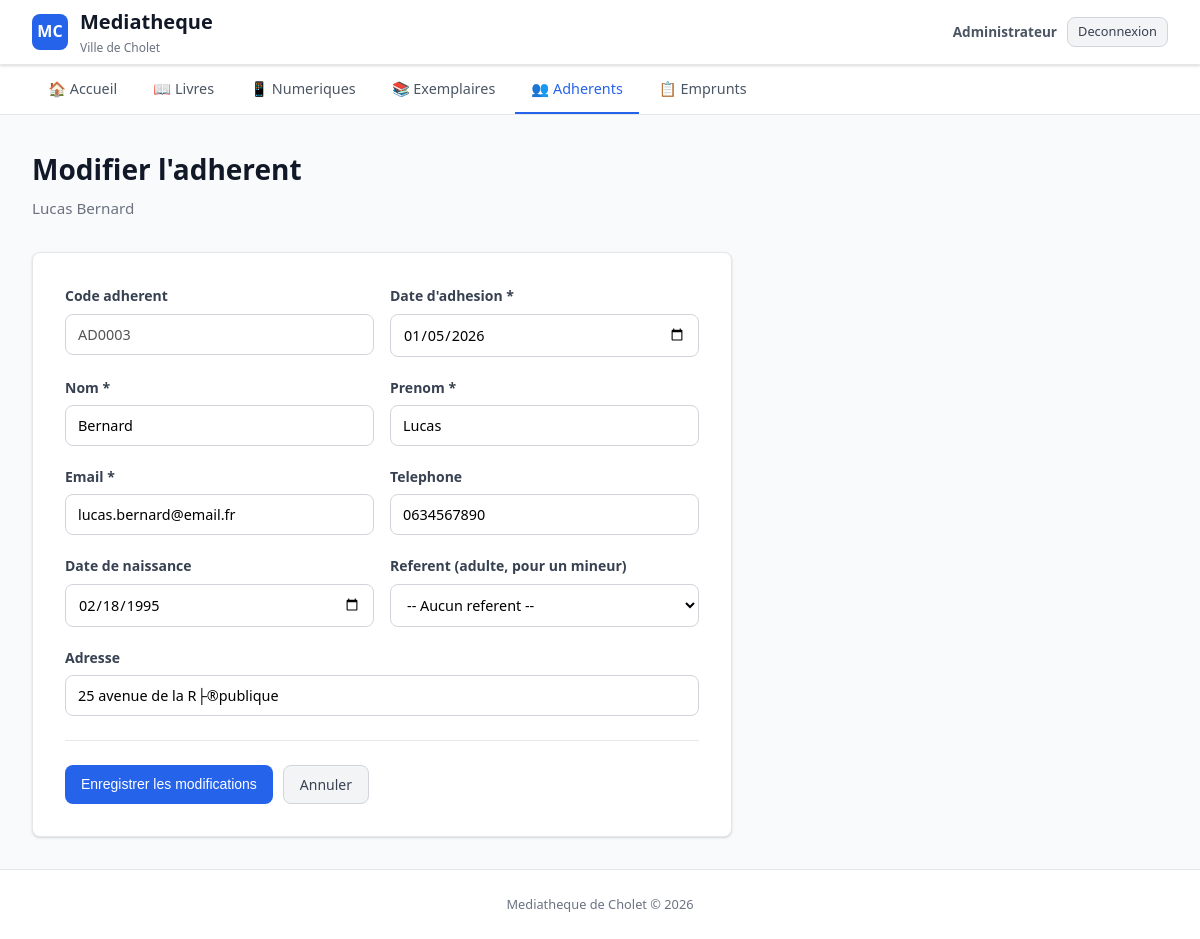
/sql/adherents/modifier.php?id=3 (signed in), run on the app's committed database.
### tables this page shows
CREATE TABLE `adherent` (
  `Id_Adherent` int NOT NULL AUTO_INCREMENT,
  `code_adherent` varchar(20) DEFAULT NULL,
  `nomadh` varchar(50) DEFAULT NULL,
  `prenomadh` varchar(50) DEFAULT NULL,
  `datenaissance` date DEFAULT NULL,
  `adresseadh` varchar(50) DEFAULT NULL,
  `mailadh` varchar(50) DEFAULT NULL,
  `telephoneadh` varchar(50) DEFAULT NULL,
  `dateadhesion` date DEFAULT NULL,
  `Id_Adherent_1` int DEFAULT NULL,
  PRIMARY KEY (`Id_Adherent`),
  KEY `Id_Adherent_1` (`Id_Adherent_1`),
  CONSTRAINT `adherent_ibfk_1` FOREIGN KEY (`Id_Adherent_1`) REFERENCES `adherent` (`Id_Adherent`)
);

### sql/adherents/modifier.php (the view, shortened to what this page needs)
<?php
require_once __DIR__ . '/../config/database.php';
$id = intval($_GET['id'] ?? 0);
$stmt = $pdo->prepare("SELECT * FROM Adherent WHERE Id_Adherent = ?");
$stmt->execute([$id]);
$adherent = $stmt->fetch();
$nomadh = $adherent['nomadh'];
$prenomadh = $adherent['prenomadh'];
$datenaissance = $adherent['datenaissance'] ? date('Y-m-d', strtotime($adherent['datenaissance'])) : '';
$adresseadh = $adherent['adresseadh'];
$mailadh = $adherent['mailadh'];
$telephoneadh = $adherent['telephoneadh'];
$dateadhesion = $adherent['dateadhesion'] ? date('Y-m-d', strtotime($adherent['dateadhesion'])) : '';
require_once __DIR__ . '/../includes/header.php';
?>
<h1>Modifier l'adherent</h1>
<p class="subtitle"><?php echo htmlspecialchars($adherent['prenomadh'] . ' ' . $adherent['nomadh']); ?></p>
<div class="form-container">
    <form method="POST">
        <div class="form-row">
            <div class="form-group">
                <label>Code adherent</label>
                <input type="text" value="<?php echo htmlspecialchars($adherent['code_adherent'] ?? ''); ?>" disabled>
            </div>
            <div class="form-group">
                <label for="dateadhesion">Date d'adhesion *</label>
                <input type="date" id="dateadhesion" name="dateadhesion" value="<?php echo htmlspecialchars($dateadhesion); ?>" required>
            </div>
        </div>
        <div class="form-row">
            <div class="form-group">
                <label for="nomadh">Nom *</label>
                <input type="text" id="nomadh" name="nomadh" value="<?php echo htmlspecialchars($nomadh); ?>" required>
            </div>
            <div class="form-group">
                <label for="prenomadh">Prenom *</label>
                <input type="text" id="prenomadh" name="prenomadh" value="<?php echo htmlspecialchars($prenomadh); ?>" required>
            </div>
        </div>
        <div class="form-row">
            <div class="form-group">
                <label for="mailadh">Email *</label>
                <input type="email" id="mailadh" name="mailadh" value="<?php echo htmlspecialchars($mailadh); ?>" required>
            </div>
            <div class="form-group">
                <label for="telephoneadh">Telephone</label>
                <input type="tel" id="telephoneadh" name="telephoneadh" value="<?php echo htmlspecialchars($telephoneadh); ?>">
            </div>
        </div>
        <div class="form-row">
            <div class="form-group">
                <label for="datenaissance">Date de naissance</label>
                <input type="date" id="datenaissance" name="datenaissance" value="<?php echo htmlspecialchars($datenaissance); ?>">
            </div>
            <div class="form-group">
                <label for="Id_Adherent_1">Referent (adulte, pour un mineur)</label>
                <select id="Id_Adherent_1" name="Id_Adherent_1">
                    <option value="">-- Aucun referent --</option>
                </select>
            </div>
        </div>
        <div class="form-group">
            <label for="adresseadh">Adresse</label>
            <input type="text" id="adresseadh" name="adresseadh" value="<?php echo htmlspecialchars($adresseadh); ?>">
        </div>
        <div class="form-actions">
            <button type="submit" class="btn btn-primary">Enregistrer les modifications</button>
            <a href="consulter.php?id=<?php echo $id; ?>" class="btn btn-secondary">Annuler</a>
        </div>
    </form>
</div>
<?php require_once __DIR__ . '/../includes/footer.php'; ?>

### sql/css/style.css (style rules this page uses)
* { margin: 0; padding: 0; box-sizing: border-box; }
:root { --primary: #2563eb; --primary-dark: #1d4ed8; --primary-light: #dbeafe; --danger: #dc2626; --danger-dark: #b91c1c; --danger-light: #fee2e2; --success: #16a34a; --success-light: #dcfce7; --warning: #f59e0b; --warning-light: #fef3c7; --gray-50: #f9fafb; --gray-100: #f3f4f6; --gray-200: #e5e7eb; --gray-300: #d1d5db; --gray-500: #6b7280; --gray-600: #4b5563; --gray-700: #374151; --gray-800: #1f2937; --gray-900: #111827; --radius: 8px; --shadow: 0 1px 3px rgba(0,0,0,0.1), 0 1px 2px rgba(0,0,0,0.06); --shadow-md: 0 4px 6px rgba(0,0,0,0.07), 0 2px 4px rgba(0,0,0,0.06); }
body { font-family: 'Segoe UI', system-ui, -apple-system, sans-serif; background: var(--gray-50); color: var(--gray-800); line-height: 1.6; min-height: 100vh; display: flex; flex-direction: column; }
h1 { font-size: 1.75rem; font-weight: 700; color: var(--gray-900); margin-bottom: 0.25rem; }
.subtitle { color: var(--gray-500); font-size: 0.95rem; margin-bottom: 2rem; }
.btn { display: inline-flex; align-items: center; gap: 6px; padding: 8px 16px; border: none; border-radius: var(--radius); font-size: 0.875rem; font-weight: 500; cursor: pointer; text-decoration: none; transition: all 0.15s ease; line-height: 1.5; }
.btn-primary { background: var(--primary); color: white; }
.btn-secondary { background: var(--gray-100); color: var(--gray-700); border: 1px solid var(--gray-300); }
.form-container { background: white; border: 1px solid var(--gray-200); border-radius: var(--radius); padding: 2rem; max-width: 700px; box-shadow: var(--shadow); }
.form-group { margin-bottom: 1.25rem; }
.form-group label { display: block; font-size: 0.875rem; font-weight: 600; color: var(--gray-700); margin-bottom: 6px; }
.form-group input, .form-group select, .form-group textarea { width: 100%; padding: 10px 12px; border: 1px solid var(--gray-300); border-radius: var(--radius); font-size: 0.9rem; font-family: inherit; transition: border-color 0.15s ease; background: white; }
.form-row { display: grid; grid-template-columns: 1fr 1fr; gap: 1rem; }
.form-actions { display: flex; gap: 10px; margin-top: 1.5rem; padding-top: 1.5rem; border-top: 1px solid var(--gray-200); }

### data on the page
adherent: prenomadh+nomadh "Lucas Bernard", code_adherent "AD0003", dateadhesion "01/05/2026", nomadh "Bernard", prenomadh "Lucas", mailadh "lucas.bernard@email.fr", telephoneadh "0634567890", datenaissance "02/18/1995", adresseadh "25 avenue de la R├®publique"
